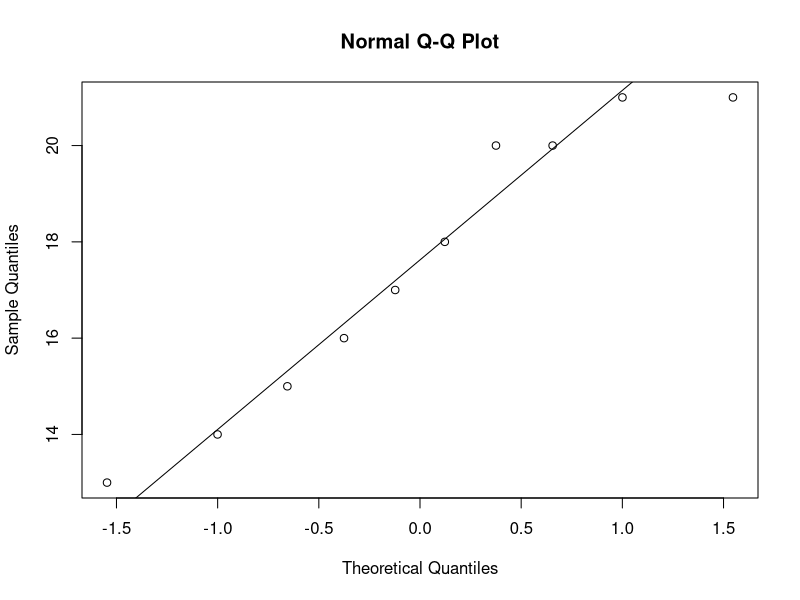
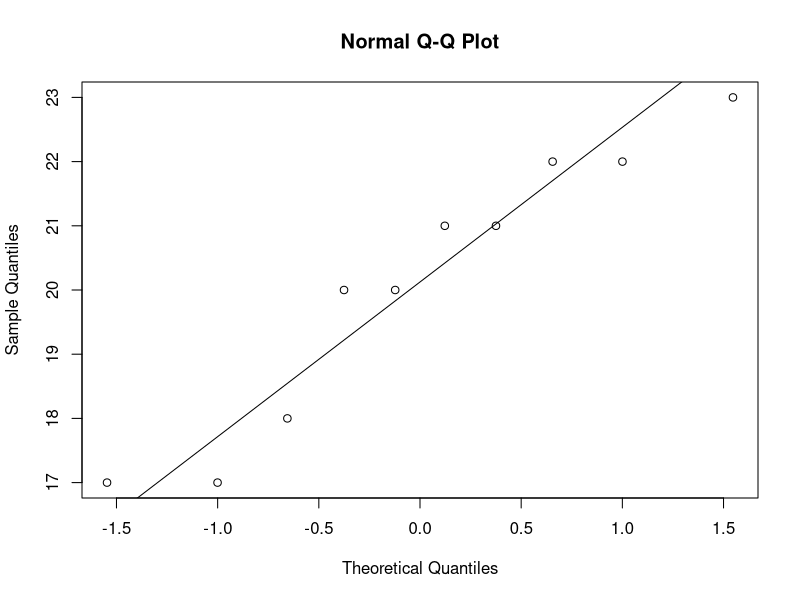
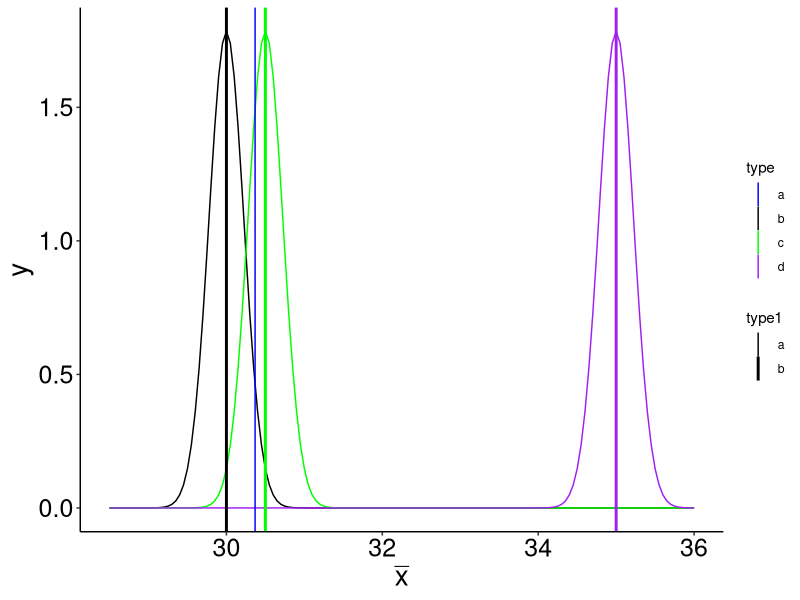
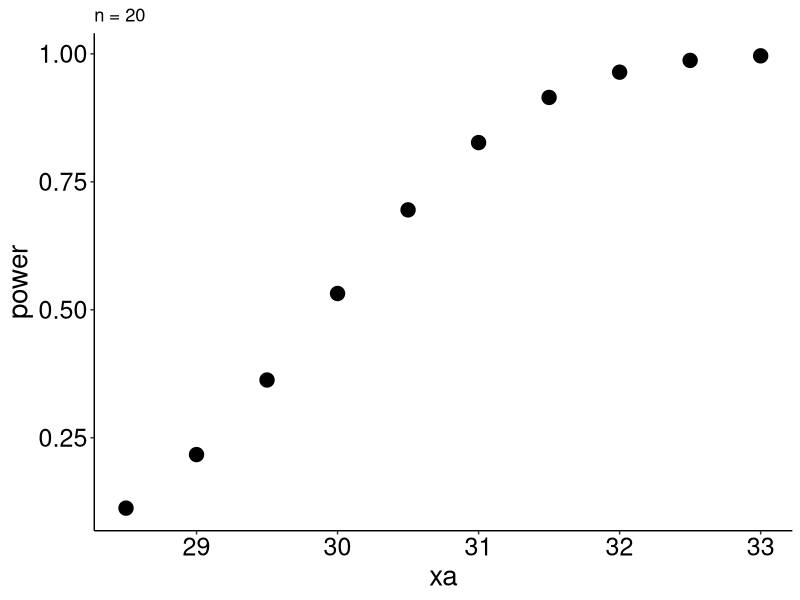
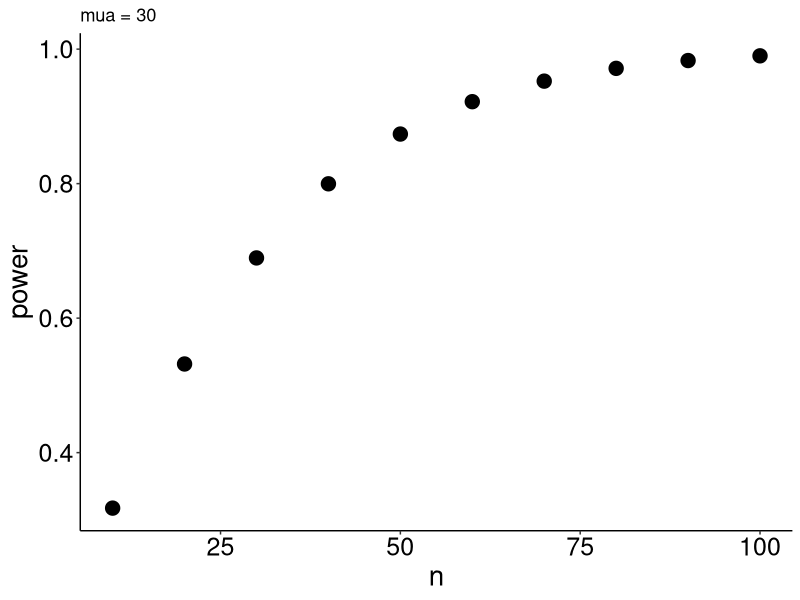

These charts were generated, in order, by the following R code:
## ---- chunk 1
knitr::opts_chunk$set(echo = TRUE)
## ---- chunk 2
library(ggplot2)
## ---- chunk 3
non_smoke = c(18,22,21,17,20,17,23,20,22,21)
smoke = c(16,20,14,21,20,18,13,15,17,21)

qqnorm(smoke)
qqline(smoke)
qqnorm(non_smoke)
qqline(non_smoke)

x2 = sd(smoke)
x1 = sd(non_smoke)

t.test(non_smoke, smoke, alternative = "greater", var.equal = FALSE, conf.level = 0.95)
t.test(non_smoke, smoke, alternative = "greater", var.equal = TRUE, conf.level = 0.95)


mean(smoke)
mean(non_smoke)

pre_test = c(77, 56, 64, 60, 57, 53, 72, 62, 65, 66)
post_test = c(88, 74, 83, 68, 58, 50, 67, 64 ,74 ,60)

t.test(pre_test, post_test, alternative = "less", var.equal = FALSE, paired = TRUE, conf.level = 0.95)
t.test(pre_test, post_test, alternative = "less", var.equal = TRUE, conf.level = 0.95)
## ---- chunk 4
mu = 30
sig = 10

n1 = 2000
mu_a1 = 30.5
mu_a2 = 35

alpha = 0.05


x = seq(28.5, 36, by = 0.05)
y = dnorm(x, mean = mu, sd = sig/sqrt(n1))
y_a1 = dnorm(x, mu_a1, sig/sqrt(n1))
y_a2 = dnorm(x, mu_a2, sig/sqrt(n1))

x_star = qnorm(1-alpha, mu, sig/sqrt(n1))
power_a1 = 1- pnorm (x_star, mu_a1, sig/sqrt(n1))
z = data.frame(x,y,y_a1,y_a2)

line = data.frame(dist = c(x_star,mu,mu_a1,mu_a2), type = c("a", "b", "c", "d"), 
                  type1 = c("a", "b", "b", "b"))


plot1 <- ggplot(z) + geom_line(aes(x,y)) + geom_line(aes(x, y_a1), color = "green") + 
        geom_line(aes(x, y_a2), color = "purple") 

plot1 <- plot1 + geom_vline(data = line, aes(xintercept = dist,
        color = type, size = type1)) + scale_color_manual(values = c("blue", "black", "green", "purple")) + 
        scale_size_manual(values = c(0.5, 1)) +
        xlab(expression(bar(x)))
  
plot1 <- plot1 + theme_classic() + theme(axis.text = element_text(size = 18, color = "black")) + 
         theme(axis.title = element_text(size = 20, color = "black"))
plot1

## ---- chunk 5
x0 = 28
xa = seq(28.5, 33, by = 0.5)
n = 20


sigma = 5
alpha = 0.05

diff = xa - x0

delta = abs(x0-xa)/sigma*sqrt(n)

res = power.t.test(delta = diff, sd = sigma, sig.level = alpha, n = n, 
                   type = "one.sample", alt = "one.sided")
beta1 = 1- res$power

frame = data.frame(xa, power = res$power)

plot1 = ggplot(frame, aes(xa, power)) + geom_point(aes(size = 2)) + ggtitle("n = 20") +
        theme_classic() + theme(axis.text = element_text(size = 18, color = "black")) + 
        theme(axis.title = element_text(size = 20, color = "black")) + 
        theme(legend.position="none")

#second plot

x0 = 28
xa = 30
n = seq(10,100, by = 10)


sigma = 5
alpha = 0.05

diff = xa - x0

delta = abs(x0-xa)/sigma*sqrt(n)

res = power.t.test(delta = diff, sd = sigma, sig.level = alpha, n = n, 
                   type = "one.sample", alt = "one.sided")
beta1 = 1- res$power

frame = data.frame(n, power = res$power)

plot2 = ggplot(frame, aes(n, power)) + geom_point(aes(size = 2)) + ggtitle("mua = 30") +
  theme_classic() + theme(axis.text = element_text(size = 18, color = "black")) + 
  theme(axis.title = element_text(size = 20, color = "black")) + 
  theme(legend.position="none")


plot1
plot2

# by hand
x0 = 0.3
x_bar = 0.456
xa = 0.45
s = 0.2128
n = 9

sigma = 0.25

alpha = 0.01
t_star = qt(1-alpha, n-1)

t = (x_bar - x0)/s*sqrt(n)

beta1 = pt(t_star, n-1, ncp = abs(x0-xa)/sigma*sqrt(n))


